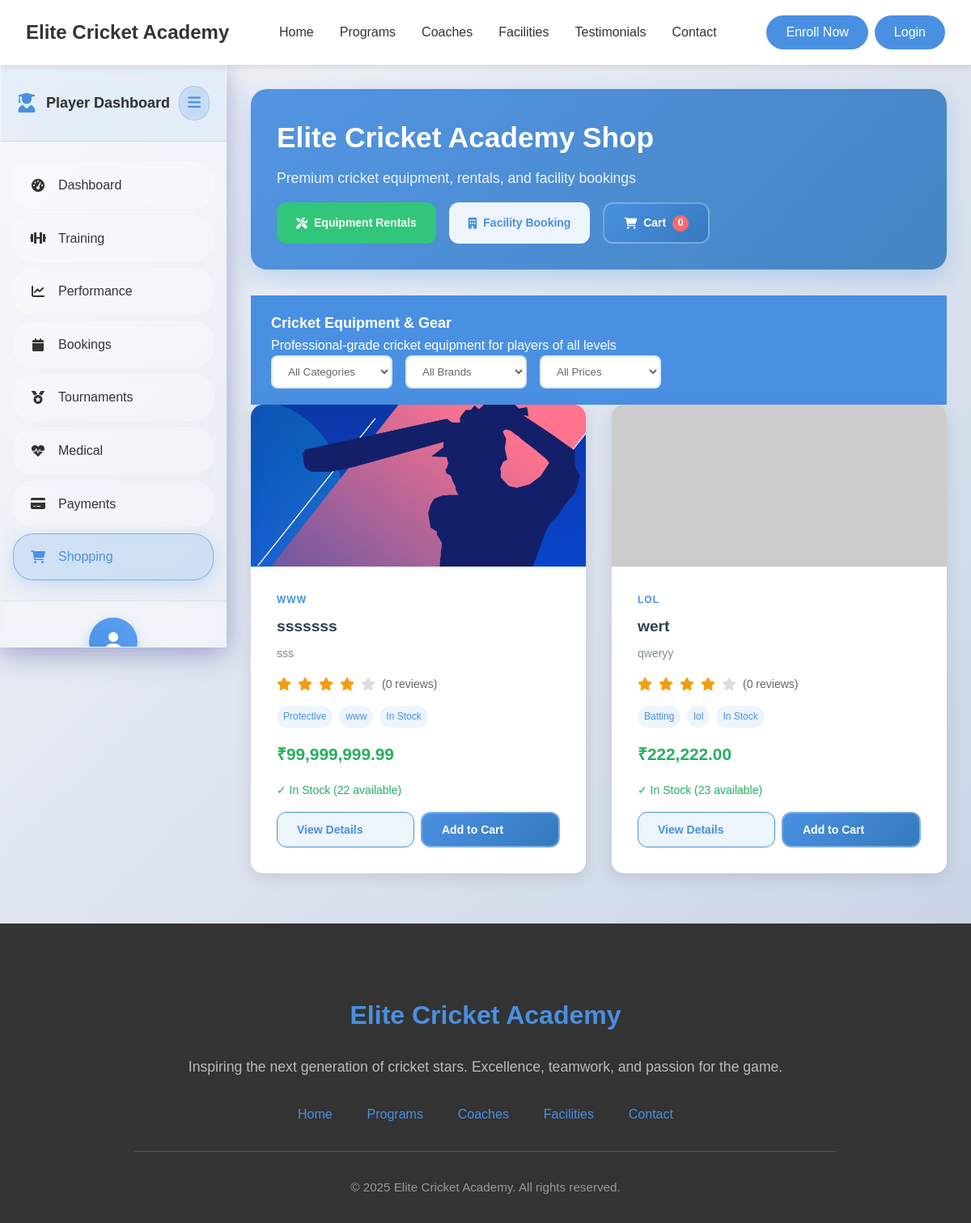
/player/shopping, run on the app's committed database.
### tables this page shows
CREATE TABLE `product` (
  `ProductID` int(11) NOT NULL,
  `Name` varchar(255) NOT NULL,
  `Description` text DEFAULT NULL,
  `Category` enum('Batting','Bowling','Protective','Training','Merchandise','Accessories','Other') DEFAULT NULL,
  `Brand` varchar(100) DEFAULT NULL,
  `Price` decimal(10,2) NOT NULL,
  `StockQuantity` int(11) DEFAULT 0,
  `Status` enum('active','discontinued','out_of_stock') DEFAULT 'active',
  `SKU` varchar(100) DEFAULT NULL COMMENT 'Stock Keeping Unit',
  `Weight` decimal(8,3) DEFAULT NULL COMMENT 'Product weight in kg',
  `Dimensions` varchar(100) DEFAULT NULL COMMENT 'Length x Width x Height',
  `AddedDate` datetime DEFAULT current_timestamp(),
  `UpdatedBy` int(11) DEFAULT NULL COMMENT 'Shop employee who last updated',
  `ProductImage` varchar(255) DEFAULT NULL COMMENT 'Relative path to product image (e.g., uploads/shop_product/product_1_123456789.jpg)'
);

### app/views/player/shopping.php (the view, shortened to what the rows shown need)
<?php require_once APPROOT . '/views/inc/components/header.php'; ?>
<link rel="stylesheet" href="<?php echo URLROOT; ?>/css/player/dashboard.css">
<link rel="stylesheet" href="<?php echo URLROOT; ?>/css/player/shopping.css">
<link rel="stylesheet" href="<?php echo URLROOT; ?>/css/common/modal.css">
<div class="player-layout">
    <div class="main-content">
        <div class="shopping-header">
            <div class="header-content">
                <div class="header-text">
                    <h1>Elite Cricket Academy Shop</h1>
                </div>
            </div>
        </div>
        <div id="products-section" class="shop-section active">
            <div class="section-header">
                <div>
                    <h2>Cricket Equipment & Gear</h2>
                </div>
            </div>
            <div class="products-grid" id="products-grid">
                <?php if (!empty($data['products'])): ?>
                    <?php foreach ($data['products'] as $product): ?>
                        <div class="product-card"
                             data-category="<?php echo strtolower($product->Category ?? ''); ?>"
                             data-brand="<?php echo strtolower($product->Brand ?? ''); ?>"
                             data-price="<?php echo $product->Price ?? 0; ?>"
                             data-product-id="<?php echo $product->ProductID; ?>">
                            <div class="product-image">
                                <?php
                                $imagePath = !empty($product->ProductImage)
                                    ? URLROOT . '/' . $product->ProductImage
                                    : 'https://via.placeholder.com/300x200?text=' . urlencode($product->Name ?? 'Product');
                                ?>
                                <img src="<?php echo $imagePath; ?>"
                                     alt="<?php echo htmlspecialchars($product->Name ?? 'Product'); ?>"
                                     onerror="this.src='https://via.placeholder.com/300x200?text=<?php echo urlencode($product->Name ?? 'Product'); ?>'" />
                            </div>
                            <div class="product-info">
                                <?php if (!empty($product->Brand)): ?>
                                    <div class="product-brand"><?php echo htmlspecialchars($product->Brand); ?></div>
                                <?php endif; ?>
                                <h3 class="product-title"><?php echo htmlspecialchars($product->Name ?? 'Unnamed Product'); ?></h3>
                                <?php if (!empty($product->Description)): ?>
                                    <p class="product-description"><?php echo htmlspecialchars(substr($product->Description, 0, 100)) . (strlen($product->Description) > 100 ? '...' : ''); ?></p>
                                <?php endif; ?>
                                <div class="product-rating">
                                    <?php
                                    $rating = $product->Rating ?? 4;
                                    for ($i = 1; $i <= 5; $i++):
                                    ?>
                                        <i class="fas fa-star <?php echo $i <= $rating ? 'active' : ''; ?>"></i>
                                    <?php endfor; ?>
                                    <span class="rating-text">(<?php echo $product->Reviews ?? 0; ?> reviews)</span>
                                </div>
                                <?php if (!empty($product->Category)): ?>
                                    <div class="product-features">
                                        <span class="feature-tag"><?php echo htmlspecialchars($product->Category); ?></span>
                                        <?php if (!empty($product->Brand)): ?>
                                            <span class="feature-tag"><?php echo htmlspecialchars($product->Brand); ?></span>
                                        <?php endif; ?>
                                        <?php if ($product->StockQuantity > 10): ?>
                                            <span class="feature-tag">In Stock</span>
                                        <?php endif; ?>
                                    </div>
                                <?php endif; ?>
                                <div class="product-price">
                                    <?php if (isset($product->Discount) && $product->Discount > 0):
                                        $originalPrice = $product->Price / (1 - $product->Discount / 100);
                                    ?>
                                        <span class="price-original">₹<?php echo number_format($originalPrice, 2); ?></span>
                                        <span class="price-discounted">₹<?php echo number_format($product->Price, 2); ?></span>
                                    <?php else: ?>
                                        <span class="price-current">₹<?php echo number_format($product->Price ?? 0, 2); ?></span>
                                    <?php endif; ?>
                                </div>
                                <div class="product-stock">
                                    <?php if ($product->StockQuantity > 0): ?>
                                        ✓ In Stock (<?php echo $product->StockQuantity; ?> available)
                                    <?php else: ?>
                                        ✗ Out of Stock
                                    <?php endif; ?>
                                </div>
                                <div class="product-actions">
                                    <button class="btn btn-view"
                                            onclick="viewProductFromDB(<?php echo $product->ProductID; ?>)">
                                        View Details
                                    </button>
                                    <?php if ($product->StockQuantity > 0): ?>
                                        <button class="btn btn-cart add-to-cart"
                                                data-product-id="<?php echo $product->ProductID; ?>"
                                                data-name="<?php echo htmlspecialchars($product->Name); ?>"
                                                data-price="<?php echo $product->Price; ?>"
                                                data-image="<?php echo $imagePath; ?>">
                                            Add to Cart
                                        </button>
                                    <?php else: ?>
                                        <button class="btn btn-cart" disabled>Out of Stock</button>
                                    <?php endif; ?>
                                </div>
                            </div>
                        </div>
                    <?php endforeach; ?>
                <?php endif; ?>
            </div>
        </div>
    </div>
</div>
<?php require_once APPROOT . '/views/inc/components/footer.php'; ?>

### data on the page
product: ProductImage (picture), Brand "WWW", Name "sssssss", Description "sss", Reviews "0", Category "Protective", Brand "www", shows "In Stock", Price "99,999,999.99", StockQuantity "22"
product: Brand "LOL", Name "wert", Description "qweryy", Reviews "0", Category "Batting", Brand "lol", shows "In Stock", Price "222,222.00", StockQuantity "23"
